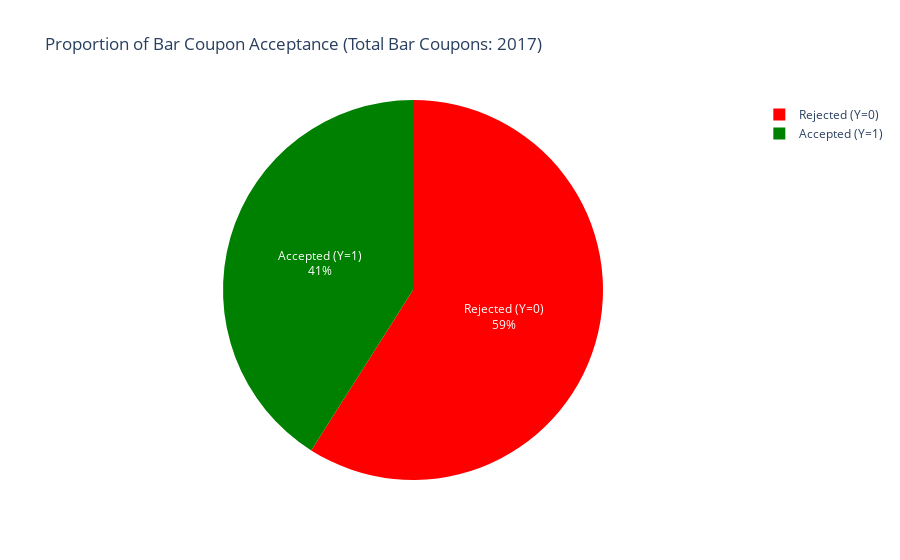

The notebook cell this image was saved under:
### Markdown cell above
2. What proportion of bar coupons were accepted?

### Code cell
# Get the bar count 
total_barcount = len(bar_coupons_df)
accepted_barcount = bar_coupons_df['Y'].sum()
proportion_baraccepted = accepted_barcount / total_barcount

# Prepare Data for Plotting
# Map the integer values to descriptive labels for the plot
plot_data = bar_coupons_df['Y'].value_counts().reset_index()
plot_data.columns = ['Acceptance', 'Count']
plot_data['Acceptance'] = plot_data['Acceptance'].map({1: 'Accepted (Y=1)', 0: 'Rejected (Y=0)'})

fig = px.pie(
    plot_data,
    names='Acceptance',
    values='Count',
    title=f"Proportion of Bar Coupon Acceptance (Total Bar Coupons: {total_barcount})",
    color='Acceptance',
    color_discrete_map={'Accepted (Y=1)':'green', 'Rejected (Y=0)':'red'}
)

# Customize hover text to show both count and percentage
fig.update_traces(textinfo='percent+label')
fig.update_layout(autosize=True)
fig.show()
fig.write_image("./images/bar_coupon_accepted.png")

### Figure 1 — Plotly figure (JSON) as saved in the notebook; plotly's stock layout.template omitted (floating-point values rounded to 4 significant figures)
{"data": [{"customdata": [["Rejected (Y=0)"], ["Accepted (Y=1)"]], "domain": {"x": [0, 1], "y": [0, 1]}, "hovertemplate": "Acceptance=%{customdata[0]}<br>Count=%{value}<extra></extra>", "labels": ["Rejected (Y=0)", "Accepted (Y=1)"], "legendgroup": "", "marker": {"colors": ["red", "green"]}, "name": "", "showlegend": true, "textinfo": "percent+label", "type": "pie", "values": [1190, 827]}], "layout": {"autosize": true, "legend": {"tracegroupgap": 0}, "title": {"text": "Proportion of Bar Coupon Acceptance (Total Bar Coupons: 2017)"}}}
